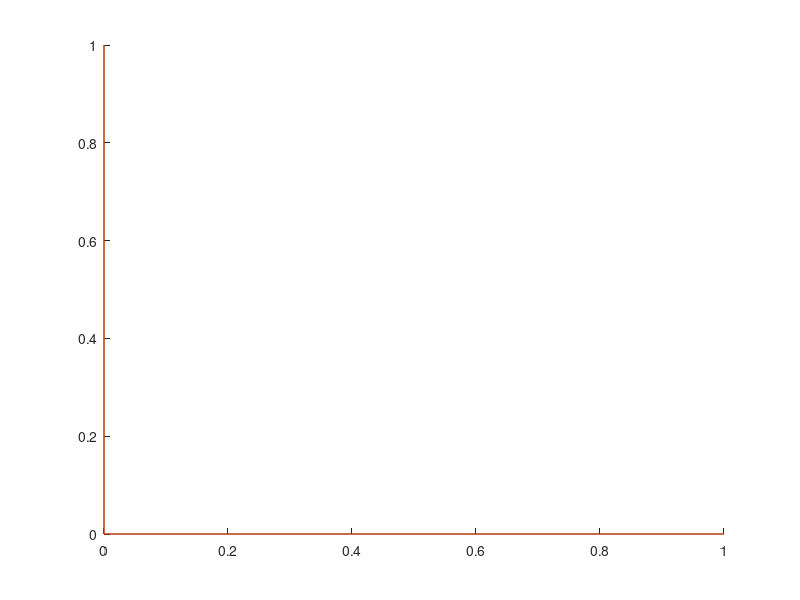

MATLAB code to generate this figure:
% fovax.m: add axes that cross at the origin.function fovax(color)if nargin == 0  color = [1.0 0.25 0.0];endga=gca;ylim = get(ga,'Ylim');xlim = get(ga,'Xlim');line1H=line([xlim(1) xlim(2) NaN  0  0],...            [0 0 NaN [ylim(1) ylim(2)]]);%line1H=line([xlim(1) xlim(2)], [0 0]);%line2H=line([], [ylim(1) ylim(2)]);set(line1H,'color',color)%set(line2H,'color',color)